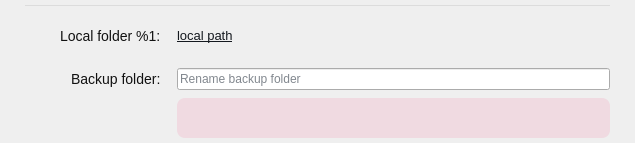
<?xml version="1.0" encoding="UTF-8"?>
<ui version="4.0">
 <class>BackupRenameWidget</class>
 <widget class="QFrame" name="BackupRenameWidget">
  <property name="geometry">
   <rect>
    <x>0</x>
    <y>0</y>
    <width>635</width>
    <height>143</height>
   </rect>
  </property>
  <property name="sizePolicy">
   <sizepolicy hsizetype="Preferred" vsizetype="Preferred">
    <horstretch>0</horstretch>
    <verstretch>0</verstretch>
   </sizepolicy>
  </property>
  <property name="styleSheet">
   <string notr="true">QLabel
{
font-family: 'SF Pro';
}

#lBackupFolder, #lLocalFolder
{
margin-left: 32px;
}</string>
  </property>
  <layout class="QGridLayout" name="gridLayout">
   <property name="leftMargin">
    <number>25</number>
   </property>
   <property name="topMargin">
    <number>5</number>
   </property>
   <property name="rightMargin">
    <number>25</number>
   </property>
   <property name="bottomMargin">
    <number>5</number>
   </property>
   <property name="horizontalSpacing">
    <number>12</number>
   </property>
   <property name="verticalSpacing">
    <number>5</number>
   </property>
   <item row="2" column="0">
    <widget class="QLabel" name="lLocalFolder">
     <property name="styleSheet">
      <string notr="true">QLabel
{
font-size:14px;
color:#111111;
}</string>
     </property>
     <property name="text">
      <string>Local folder %1:</string>
     </property>
    </widget>
   </item>
   <item row="4" column="1" alignment="Qt::AlignVCenter">
    <widget class="QLineEdit" name="leNewName">
     <property name="styleSheet">
      <string notr="true">QLineEdit
{
font-family: 'SF Pro Text';
font-size:12px;
color: #04101E;
}</string>
     </property>
     <property name="placeholderText">
      <string>Rename backup folder</string>
     </property>
    </widget>
   </item>
   <item row="3" column="1">
    <spacer name="verticalSpacer">
     <property name="orientation">
      <enum>Qt::Vertical</enum>
     </property>
     <property name="sizeType">
      <enum>QSizePolicy::Fixed</enum>
     </property>
     <property name="sizeHint" stdset="0">
      <size>
       <width>5</width>
       <height>10</height>
      </size>
     </property>
    </spacer>
   </item>
   <item row="5" column="0">
    <spacer name="verticalSpacer_2">
     <property name="orientation">
      <enum>Qt::Vertical</enum>
     </property>
     <property name="sizeType">
      <enum>QSizePolicy::Fixed</enum>
     </property>
     <property name="sizeHint" stdset="0">
      <size>
       <width>20</width>
       <height>30</height>
      </size>
     </property>
    </spacer>
   </item>
   <item row="2" column="1" alignment="Qt::AlignVCenter">
    <widget class="QLabel" name="lLocalFolderPath">
     <property name="cursor">
      <cursorShape>PointingHandCursor</cursorShape>
     </property>
     <property name="styleSheet">
      <string notr="true">QLabel
{
font-size:13px;
color:#15191F;
text-decoration: underline;
}</string>
     </property>
     <property name="text">
      <string notr="true">local path</string>
     </property>
     <property name="textInteractionFlags">
      <set>Qt::NoTextInteraction</set>
     </property>
    </widget>
   </item>
   <item row="4" column="0" alignment="Qt::AlignRight|Qt::AlignVCenter">
    <widget class="QLabel" name="lBackupFolder">
     <property name="styleSheet">
      <string notr="true">QLabel
{
font-size:14px;
color:#111111;
}</string>
     </property>
     <property name="text">
      <string>Backup folder:</string>
     </property>
    </widget>
   </item>
   <item row="0" column="0" colspan="2">
    <widget class="QFrame" name="hLine">
     <property name="sizePolicy">
      <sizepolicy hsizetype="MinimumExpanding" vsizetype="Fixed">
       <horstretch>0</horstretch>
       <verstretch>0</verstretch>
      </sizepolicy>
     </property>
     <property name="styleSheet">
      <string notr="true">border: none;
background: solid rgba(0, 0, 0, 0.0803);
max-height: 1px;</string>
     </property>
     <property name="frameShape">
      <enum>QFrame::HLine</enum>
     </property>
    </widget>
   </item>
   <item row="5" column="1" alignment="Qt::AlignVCenter">
    <widget class="QLabel" name="lError">
     <property name="enabled">
      <bool>true</bool>
     </property>
     <property name="sizePolicy">
      <sizepolicy hsizetype="Preferred" vsizetype="Preferred">
       <horstretch>0</horstretch>
       <verstretch>0</verstretch>
      </sizepolicy>
     </property>
     <property name="minimumSize">
      <size>
       <width>0</width>
       <height>40</height>
      </size>
     </property>
     <property name="styleSheet">
      <string notr="true">QLabel
{
color: #DD1405; 
background-color: rgba(242, 24, 91,0.1); 
font-family: Inter; 
font-size: 12px; 
border-radius: 8px; 
border: none; 
padding-top: 3px; 
padding-bottom: 3px; 
padding-left: 4px;
padding-right:4px;
}</string>
     </property>
     <property name="text">
      <string/>
     </property>
     <property name="alignment">
      <set>Qt::AlignCenter</set>
     </property>
     <property name="wordWrap">
      <bool>true</bool>
     </property>
    </widget>
   </item>
   <item row="1" column="0">
    <spacer name="verticalSpacer_3">
     <property name="orientation">
      <enum>Qt::Vertical</enum>
     </property>
     <property name="sizeType">
      <enum>QSizePolicy::Fixed</enum>
     </property>
     <property name="sizeHint" stdset="0">
      <size>
       <width>20</width>
       <height>10</height>
      </size>
     </property>
    </spacer>
   </item>
  </layout>
 </widget>
 <resources/>
 <connections/>
</ui>
